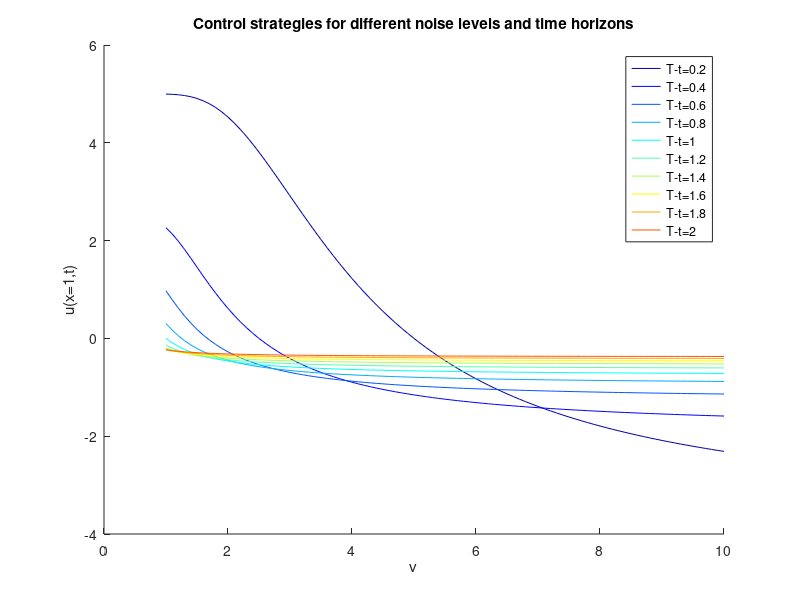

Here is the MATLAB script that generated this plot:
clear 
figure

% Initialise
dt = 0.2:0.2:2;
nus = 1:.1:10;
x = 1;
clr = jet(numel(dt));
legends = cell(1, numel(dt));
hold on

for d_idx = 1:numel(dt)
    % Compute control strategy
    d = dt(d_idx);
    th = tanh(x ./ (nus*d) - x)/d;
    
    % Plot it
    plot(nus, th, 'Color', clr(d_idx, :));
    legends{d_idx} = strcat('T-t=',num2str(d));
end

legend(legends)
xlabel('\nu');
ylabel('u(x=1,t)');
title('Control strategies for different noise levels and time horizons')

hold off
